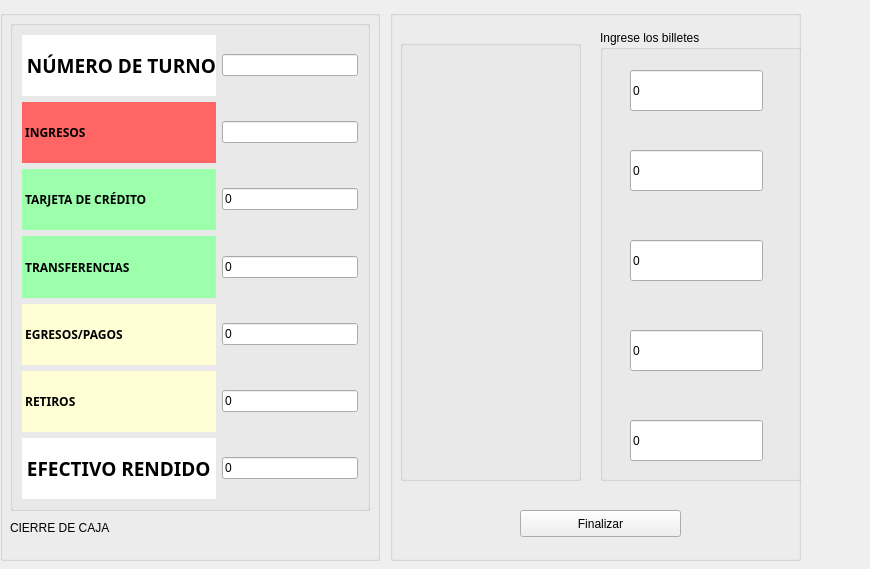
<?xml version="1.0" encoding="UTF-8"?>
<ui version="4.0">
 <class>MainWindow</class>
 <widget class="QMainWindow" name="MainWindow">
  <property name="geometry">
   <rect>
    <x>0</x>
    <y>0</y>
    <width>870</width>
    <height>569</height>
   </rect>
  </property>
  <property name="windowTitle">
   <string>MainWindow</string>
  </property>
  <widget class="QWidget" name="centralwidget">
   <widget class="QGroupBox" name="groupBox_4">
    <property name="geometry">
     <rect>
      <x>0</x>
      <y>10</y>
      <width>380</width>
      <height>551</height>
     </rect>
    </property>
    <property name="title">
     <string/>
    </property>
    <widget class="QGroupBox" name="groupBox">
     <property name="geometry">
      <rect>
       <x>10</x>
       <y>10</y>
       <width>360</width>
       <height>491</height>
      </rect>
     </property>
     <property name="title">
      <string/>
     </property>
     <layout class="QGridLayout" name="gridLayout">
      <item row="0" column="1">
       <widget class="QLineEdit" name="numeroTurno">
        <property name="readOnly">
         <bool>true</bool>
        </property>
       </widget>
      </item>
      <item row="5" column="1">
       <widget class="QLineEdit" name="retiroInput">
        <property name="text">
         <string>0</string>
        </property>
       </widget>
      </item>
      <item row="5" column="0">
       <widget class="QLabel" name="retiros">
        <property name="sizePolicy">
         <sizepolicy hsizetype="Preferred" vsizetype="MinimumExpanding">
          <horstretch>0</horstretch>
          <verstretch>0</verstretch>
         </sizepolicy>
        </property>
        <property name="font">
         <font>
          <family>Bahnschrift SemiBold</family>
          <pointsize>9</pointsize>
          <bold>true</bold>
         </font>
        </property>
        <property name="styleSheet">
         <string notr="true">background-color:rgb(255, 254, 212);
color:black;
</string>
        </property>
        <property name="text">
         <string> RETIROS</string>
        </property>
       </widget>
      </item>
      <item row="0" column="0">
       <widget class="QLabel" name="num_turno">
        <property name="sizePolicy">
         <sizepolicy hsizetype="Preferred" vsizetype="MinimumExpanding">
          <horstretch>0</horstretch>
          <verstretch>0</verstretch>
         </sizepolicy>
        </property>
        <property name="font">
         <font>
          <family>Bahnschrift SemiBold SemiConden</family>
          <pointsize>14</pointsize>
          <bold>true</bold>
         </font>
        </property>
        <property name="styleSheet">
         <string notr="true">background-color:rgb(255, 255, 255);
color:black;</string>
        </property>
        <property name="text">
         <string> NÚMERO DE TURNO</string>
        </property>
       </widget>
      </item>
      <item row="6" column="1">
       <widget class="QLineEdit" name="efectivoRendidoLabel">
        <property name="text">
         <string>0</string>
        </property>
        <property name="readOnly">
         <bool>true</bool>
        </property>
       </widget>
      </item>
      <item row="2" column="0">
       <widget class="QLabel" name="tarj_credito">
        <property name="sizePolicy">
         <sizepolicy hsizetype="Preferred" vsizetype="MinimumExpanding">
          <horstretch>0</horstretch>
          <verstretch>0</verstretch>
         </sizepolicy>
        </property>
        <property name="font">
         <font>
          <family>Bahnschrift SemiBold</family>
          <pointsize>9</pointsize>
          <bold>true</bold>
         </font>
        </property>
        <property name="styleSheet">
         <string notr="true">background-color:rgb(155, 255, 172);
color:black;
</string>
        </property>
        <property name="text">
         <string> TARJETA DE CRÉDITO</string>
        </property>
       </widget>
      </item>
      <item row="6" column="0">
       <widget class="QLabel" name="efectivo_rendido">
        <property name="sizePolicy">
         <sizepolicy hsizetype="Preferred" vsizetype="MinimumExpanding">
          <horstretch>0</horstretch>
          <verstretch>0</verstretch>
         </sizepolicy>
        </property>
        <property name="font">
         <font>
          <family>Bahnschrift SemiBold SemiConden</family>
          <pointsize>14</pointsize>
          <bold>true</bold>
         </font>
        </property>
        <property name="styleSheet">
         <string notr="true">background-color:rgb(255, 255, 255);
color:black;
</string>
        </property>
        <property name="text">
         <string> EFECTIVO RENDIDO</string>
        </property>
       </widget>
      </item>
      <item row="2" column="1">
       <widget class="QLineEdit" name="tarjetaInput">
        <property name="text">
         <string>0</string>
        </property>
       </widget>
      </item>
      <item row="3" column="0">
       <widget class="QLabel" name="transferencias">
        <property name="sizePolicy">
         <sizepolicy hsizetype="Preferred" vsizetype="MinimumExpanding">
          <horstretch>0</horstretch>
          <verstretch>0</verstretch>
         </sizepolicy>
        </property>
        <property name="font">
         <font>
          <family>Bahnschrift SemiBold</family>
          <pointsize>9</pointsize>
          <bold>true</bold>
         </font>
        </property>
        <property name="styleSheet">
         <string notr="true">background-color:rgb(155, 255, 172);
color:black;
</string>
        </property>
        <property name="text">
         <string> TRANSFERENCIAS</string>
        </property>
       </widget>
      </item>
      <item row="1" column="0">
       <widget class="QLabel" name="ingresos">
        <property name="sizePolicy">
         <sizepolicy hsizetype="Preferred" vsizetype="MinimumExpanding">
          <horstretch>0</horstretch>
          <verstretch>0</verstretch>
         </sizepolicy>
        </property>
        <property name="font">
         <font>
          <family>Bahnschrift SemiBold</family>
          <pointsize>9</pointsize>
          <bold>true</bold>
         </font>
        </property>
        <property name="styleSheet">
         <string notr="true">background-color:rgb(255, 101, 101)
</string>
        </property>
        <property name="text">
         <string> INGRESOS</string>
        </property>
       </widget>
      </item>
      <item row="4" column="0">
       <widget class="QLabel" name="egresos_pagos">
        <property name="sizePolicy">
         <sizepolicy hsizetype="Preferred" vsizetype="MinimumExpanding">
          <horstretch>0</horstretch>
          <verstretch>0</verstretch>
         </sizepolicy>
        </property>
        <property name="font">
         <font>
          <family>Bahnschrift SemiBold</family>
          <pointsize>9</pointsize>
          <bold>true</bold>
         </font>
        </property>
        <property name="styleSheet">
         <string notr="true">background-color:rgb(255, 254, 212);
color:black;
</string>
        </property>
        <property name="text">
         <string> EGRESOS/PAGOS</string>
        </property>
       </widget>
      </item>
      <item row="4" column="1">
       <widget class="QLineEdit" name="egresosInput">
        <property name="text">
         <string>0</string>
        </property>
       </widget>
      </item>
      <item row="3" column="1">
       <widget class="QLineEdit" name="tranferenciasInput">
        <property name="text">
         <string>0</string>
        </property>
       </widget>
      </item>
      <item row="1" column="1">
       <widget class="QLineEdit" name="ingresosInput">
        <property name="readOnly">
         <bool>true</bool>
        </property>
       </widget>
      </item>
     </layout>
    </widget>
    <widget class="QLabel" name="label_9">
     <property name="geometry">
      <rect>
       <x>10</x>
       <y>510</y>
       <width>361</width>
       <height>16</height>
      </rect>
     </property>
     <property name="styleSheet">
      <string notr="true"/>
     </property>
     <property name="text">
      <string>CIERRE DE CAJA </string>
     </property>
    </widget>
   </widget>
   <widget class="QGroupBox" name="groupBox_5">
    <property name="geometry">
     <rect>
      <x>390</x>
      <y>10</y>
      <width>411</width>
      <height>551</height>
     </rect>
    </property>
    <property name="title">
     <string/>
    </property>
    <widget class="QGroupBox" name="groupBox_3">
     <property name="geometry">
      <rect>
       <x>10</x>
       <y>30</y>
       <width>181</width>
       <height>441</height>
      </rect>
     </property>
     <property name="title">
      <string/>
     </property>
     <widget class="QLabel" name="label">
      <property name="geometry">
       <rect>
        <x>0</x>
        <y>90</y>
        <width>151</width>
        <height>81</height>
       </rect>
      </property>
      <property name="sizePolicy">
       <sizepolicy hsizetype="Expanding" vsizetype="Expanding">
        <horstretch>0</horstretch>
        <verstretch>0</verstretch>
       </sizepolicy>
      </property>
      <property name="text">
       <string/>
      </property>
      <property name="pixmap">
       <pixmap>billete1000.png</pixmap>
      </property>
      <property name="scaledContents">
       <bool>true</bool>
      </property>
     </widget>
     <widget class="QLabel" name="label_3">
      <property name="geometry">
       <rect>
        <x>0</x>
        <y>180</y>
        <width>151</width>
        <height>81</height>
       </rect>
      </property>
      <property name="sizePolicy">
       <sizepolicy hsizetype="Expanding" vsizetype="Expanding">
        <horstretch>0</horstretch>
        <verstretch>0</verstretch>
       </sizepolicy>
      </property>
      <property name="text">
       <string/>
      </property>
      <property name="pixmap">
       <pixmap>billete500.jpg</pixmap>
      </property>
      <property name="scaledContents">
       <bool>true</bool>
      </property>
     </widget>
     <widget class="QLabel" name="label_2">
      <property name="geometry">
       <rect>
        <x>0</x>
        <y>0</y>
        <width>151</width>
        <height>81</height>
       </rect>
      </property>
      <property name="sizePolicy">
       <sizepolicy hsizetype="Expanding" vsizetype="Expanding">
        <horstretch>0</horstretch>
        <verstretch>0</verstretch>
       </sizepolicy>
      </property>
      <property name="text">
       <string/>
      </property>
      <property name="pixmap">
       <pixmap>billete2000.png</pixmap>
      </property>
      <property name="scaledContents">
       <bool>true</bool>
      </property>
     </widget>
     <widget class="QLabel" name="label_4">
      <property name="geometry">
       <rect>
        <x>0</x>
        <y>270</y>
        <width>151</width>
        <height>81</height>
       </rect>
      </property>
      <property name="sizePolicy">
       <sizepolicy hsizetype="Expanding" vsizetype="Expanding">
        <horstretch>0</horstretch>
        <verstretch>0</verstretch>
       </sizepolicy>
      </property>
      <property name="text">
       <string/>
      </property>
      <property name="pixmap">
       <pixmap>billete200.png</pixmap>
      </property>
      <property name="scaledContents">
       <bool>true</bool>
      </property>
     </widget>
     <widget class="QLabel" name="label_5">
      <property name="geometry">
       <rect>
        <x>0</x>
        <y>360</y>
        <width>151</width>
        <height>81</height>
       </rect>
      </property>
      <property name="sizePolicy">
       <sizepolicy hsizetype="Expanding" vsizetype="Expanding">
        <horstretch>0</horstretch>
        <verstretch>0</verstretch>
       </sizepolicy>
      </property>
      <property name="text">
       <string/>
      </property>
      <property name="pixmap">
       <pixmap>billete100.png</pixmap>
      </property>
      <property name="scaledContents">
       <bool>true</bool>
      </property>
     </widget>
    </widget>
    <widget class="QGroupBox" name="groupBox_2">
     <property name="geometry">
      <rect>
       <x>210</x>
       <y>20</y>
       <width>211</width>
       <height>451</height>
      </rect>
     </property>
     <property name="title">
      <string>Ingrese los billetes</string>
     </property>
     <widget class="QLineEdit" name="quinientos">
      <property name="geometry">
       <rect>
        <x>30</x>
        <y>210</y>
        <width>133</width>
        <height>41</height>
       </rect>
      </property>
      <property name="text">
       <string>0</string>
      </property>
     </widget>
     <widget class="QLineEdit" name="cien">
      <property name="geometry">
       <rect>
        <x>30</x>
        <y>390</y>
        <width>133</width>
        <height>41</height>
       </rect>
      </property>
      <property name="text">
       <string>0</string>
      </property>
     </widget>
     <widget class="QLineEdit" name="doscientos">
      <property name="geometry">
       <rect>
        <x>30</x>
        <y>300</y>
        <width>133</width>
        <height>41</height>
       </rect>
      </property>
      <property name="text">
       <string>0</string>
      </property>
     </widget>
     <widget class="QLineEdit" name="dosmil">
      <property name="geometry">
       <rect>
        <x>30</x>
        <y>40</y>
        <width>133</width>
        <height>41</height>
       </rect>
      </property>
      <property name="text">
       <string>0</string>
      </property>
     </widget>
     <widget class="QLineEdit" name="mil">
      <property name="geometry">
       <rect>
        <x>30</x>
        <y>120</y>
        <width>133</width>
        <height>41</height>
       </rect>
      </property>
      <property name="text">
       <string>0</string>
      </property>
     </widget>
    </widget>
    <widget class="QPushButton" name="botonFinalizar">
     <property name="geometry">
      <rect>
       <x>130</x>
       <y>500</y>
       <width>161</width>
       <height>27</height>
      </rect>
     </property>
     <property name="text">
      <string>Finalizar</string>
     </property>
    </widget>
   </widget>
  </widget>
 </widget>
 <resources/>
 <connections/>
</ui>
